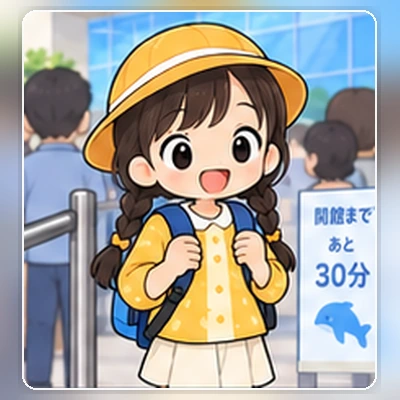
#> input picture img/akari_wait_start.webp, 400 x 400 px
$ python -i encode-portfolio-demo.py   (imports and definitions only)
#> lines starting #> are read from the running program, lines starting #| are printed output that depends on the picture
#> further down, picture is the input picture: PIL image 400x400 RGB; mean R, G, B 164.8, 164.5, 161.9
"""Encode five captured browser states into a short captioned portfolio demo."""
from __future__ import annotations

import argparse
import subprocess
from pathlib import Path

from PIL import Image, ImageDraw, ImageFont

W, H, FPS = 1280, 720, 10
FFMPEG = Path(r"C:\Users\user\AppData\Roaming\Python\Python314\site-packages\imageio_ffmpeg\binaries\ffmpeg-win-x86_64-v7.1.exe")
FONT = next((p for p in (Path(r"C:\Windows\Fonts\meiryo.ttc"), Path(r"C:\Windows\Fonts\YuGothM.ttc")) if p.exists()), None)
DURATIONS = [1.0, 1.6, 1.8, 2.0, 3.1]


def fit(image: Image.Image) -> Image.Image:
    image = image.convert("RGB")
    scale = max(W / image.width, H / image.height)
#> scale = 3.2
    image = image.resize((round(image.width * scale), round(image.height * scale)), Image.Resampling.LANCZOS)
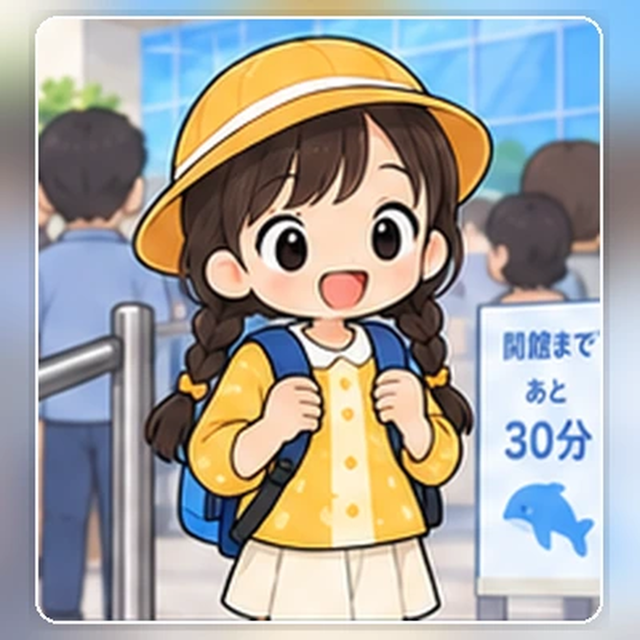
#> image: PIL image 1280x1280 RGB (shown at 1/2 size); mean R, G, B 164.7, 164.4, 161.8
    x, y = (image.width - W) // 2, (image.height - H) // 2
#> x = 0; y = 280
    return image.crop((x, y, x + W, y + H))
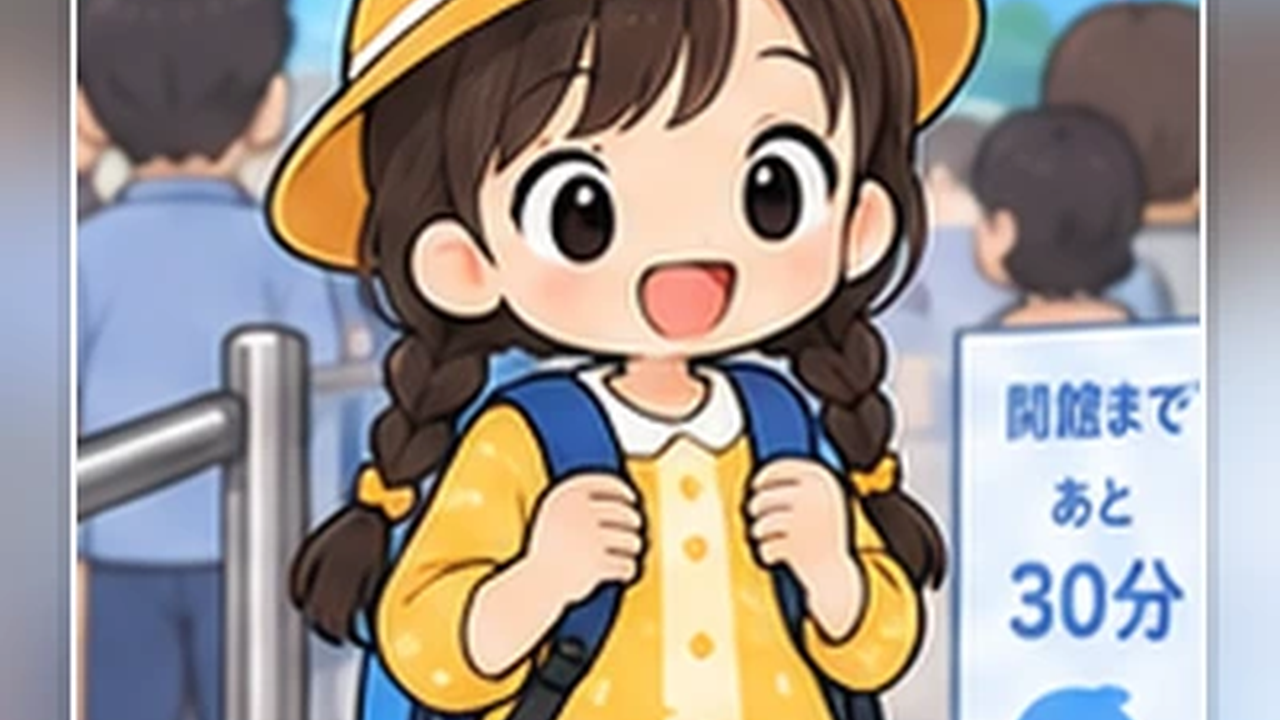
#> returned value: PIL image 1280x720 RGB; mean R, G, B 157.1, 148.6, 143.5


def frame(image: Image.Image, title: str, caption: str, zoom: float) -> Image.Image:
    base = fit(image)
    if zoom > 1:
        enlarged = base.resize((round(W * zoom), round(H * zoom)), Image.Resampling.LANCZOS)
        base = enlarged.crop(((enlarged.width - W) // 2, (enlarged.height - H) // 2,
                              (enlarged.width + W) // 2, (enlarged.height + H) // 2))
    draw = ImageDraw.Draw(base, "RGBA")
    draw.rectangle((0, H - 112, W, H), fill=(8, 20, 34, 210))
    font = ImageFont.truetype(str(FONT), 30) if FONT else ImageFont.load_default()
    small = ImageFont.truetype(str(FONT), 18) if FONT else ImageFont.load_default()
    draw.text((42, H - 92), caption, font=font, fill="white", stroke_width=1, stroke_fill=(0, 0, 0, 180))
    draw.text((42, H - 44), title, font=small, fill=(180, 222, 255))
    return base


def main() -> None:
    ap = argparse.ArgumentParser()
    ap.add_argument("--frames", type=Path, required=True)
    ap.add_argument("--output", type=Path, required=True)
    ap.add_argument("--poster", type=Path, required=True)
    ap.add_argument("--title", required=True)
    ap.add_argument("--captions", nargs=5, required=True)
    args = ap.parse_args()
    files = [args.frames / f"frame-{i:02d}.png" for i in range(5)]
    if not all(p.exists() for p in files):
        raise SystemExit(f"missing capture: {[str(p) for p in files if not p.exists()]}")
    rendered = [frame(Image.open(p), args.title, caption, 1.0 + i * 0.006)
                for i, (p, caption) in enumerate(zip(files, args.captions))]
    raw = b"".join(image.tobytes() * round(duration * FPS) for image, duration in zip(rendered, DURATIONS))
    args.output.parent.mkdir(parents=True, exist_ok=True)
    args.poster.parent.mkdir(parents=True, exist_ok=True)
    rendered[2].save(args.poster, "PNG", optimize=True)
    ffmpeg = [str(FFMPEG), "-y", "-f", "rawvideo", "-pix_fmt", "rgb24", "-s", f"{W}x{H}", "-r", str(FPS), "-i", "-",
              "-f", "lavfi", "-i", "anullsrc=channel_layout=stereo:sample_rate=44100", "-t", "9.5",
              "-c:v", "libx264", "-preset", "fast", "-crf", "23", "-pix_fmt", "yuv420p",
              "-c:a", "aac", "-b:a", "96k", "-shortest", "-movflags", "+faststart", str(args.output)]
    proc = subprocess.run(ffmpeg, input=raw, stdout=subprocess.DEVNULL, stderr=subprocess.PIPE)
    if proc.returncode:
        raise SystemExit(proc.stderr.decode(errors="replace")[-3000:])
    print(f"encoded {args.output}")


# [2 lines not run here, left out]

>>> from PIL import Image
>>> picture = Image.open('../img/akari_wait_start.webp')
>>> result = fit(picture)

$ run again, on img/haruto_brush_end.webp
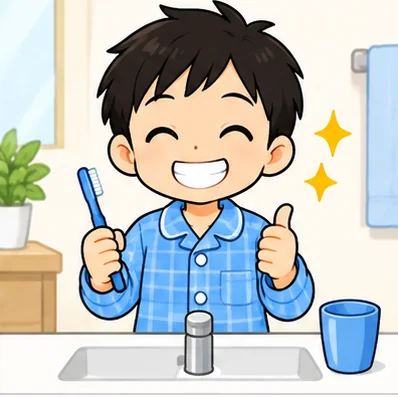
#> input picture img/haruto_brush_end.webp, 398 x 398 px
#> picture is the input picture: PIL image 398x398 RGB; mean R, G, B 193.6, 196.7, 193.8
#> in fit, `image = image.resize((round(image.width * scale), round(image.height *..`:
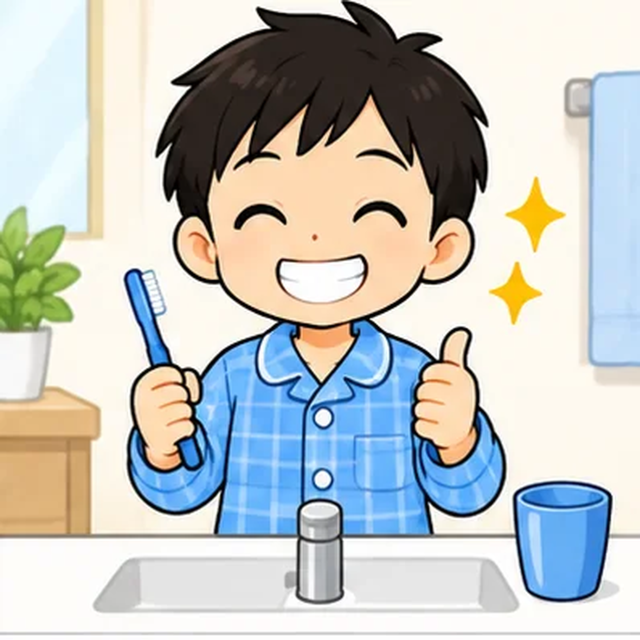
#> image: PIL image 1280x1280 RGB (shown at 1/2 size); mean R, G, B 193.6, 196.8, 193.9
#> in fit, `return image.crop((x, y, x + W, y + H))`:
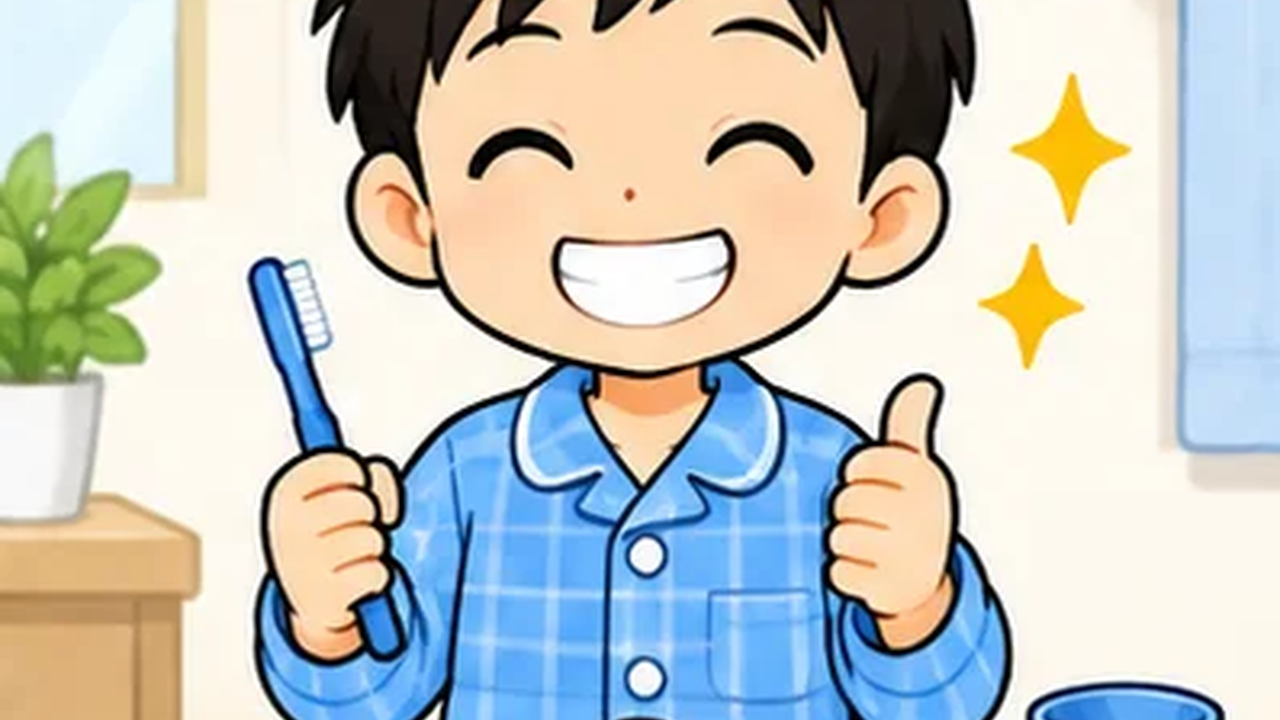
#> returned value: PIL image 1280x720 RGB; mean R, G, B 195.6, 198.9, 193.2

$ run again, on img/haruto_class_mid.webp
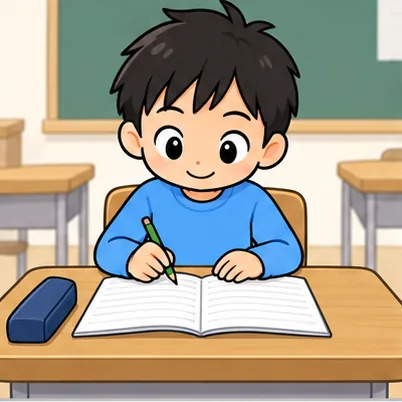
#> input picture img/haruto_class_mid.webp, 402 x 402 px
#> picture is the input picture: PIL image 402x402 RGB; mean R, G, B 164.4, 158.2, 142.7
#> in fit, `image = image.resize((round(image.width * scale), round(image.height *..`:
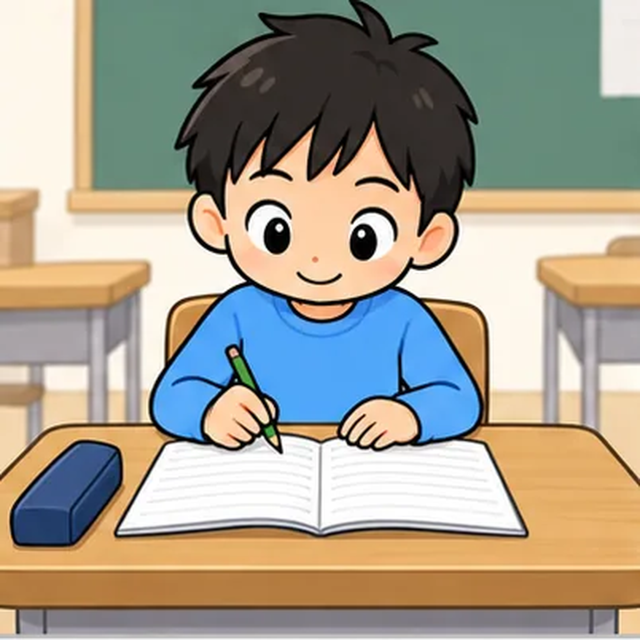
#> image: PIL image 1280x1280 RGB (shown at 1/2 size); mean R, G, B 164.4, 158.2, 142.7
#> in fit, `return image.crop((x, y, x + W, y + H))`:
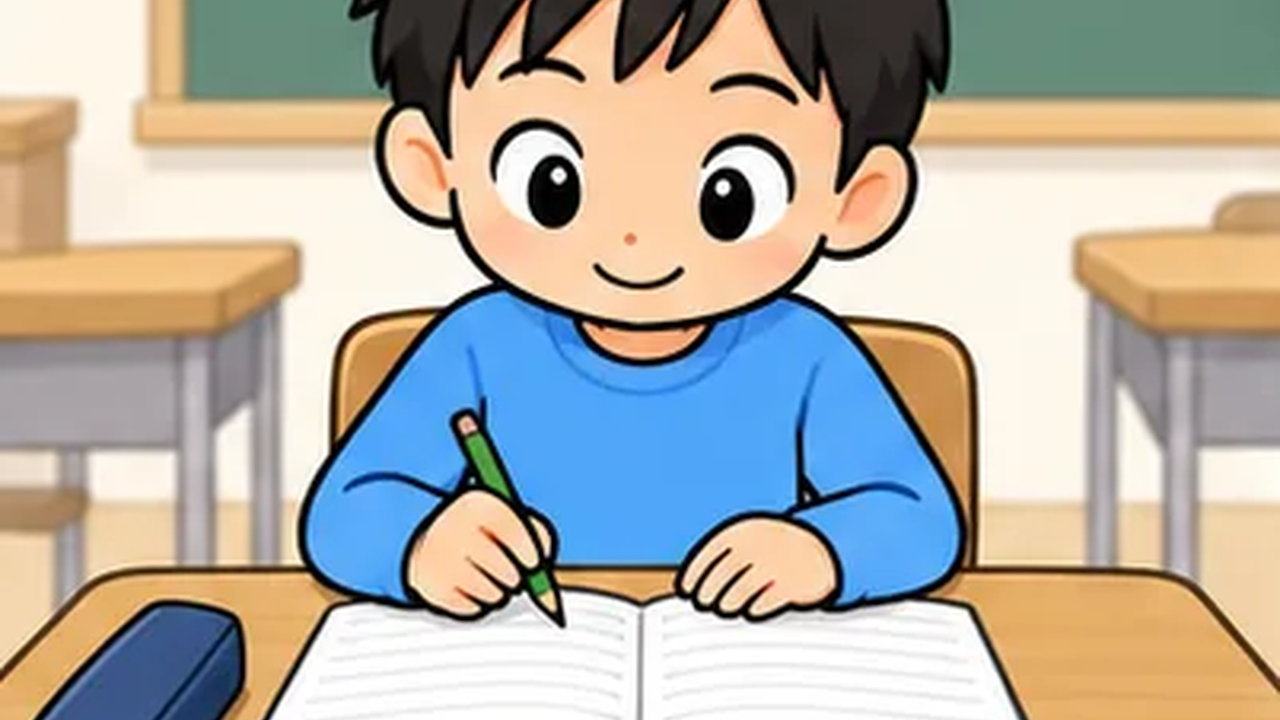
#> returned value: PIL image 1280x720 RGB; mean R, G, B 178.2, 173.8, 164.2

$ run again, on img/mio_school_return_end.webp
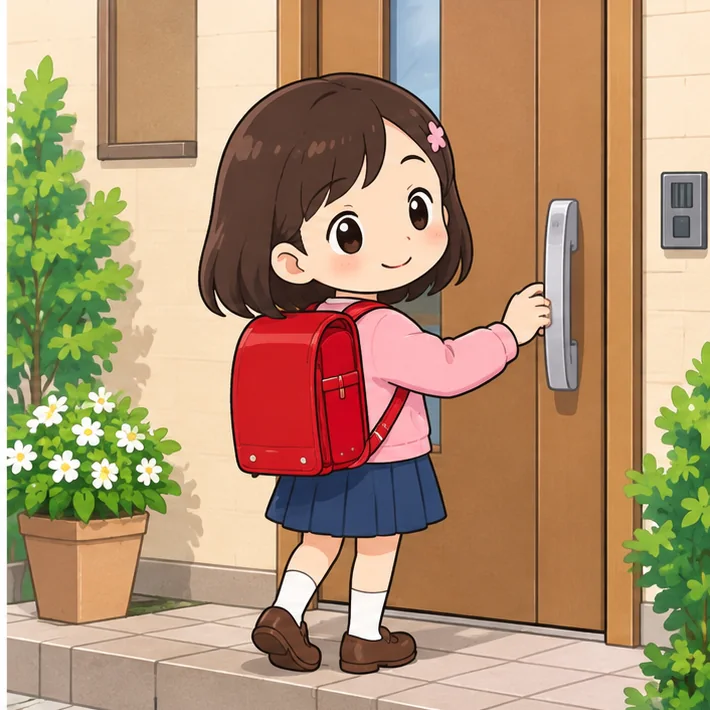
#> input picture img/mio_school_return_end.webp, 710 x 710 px
#> picture is the input picture: PIL image 710x710 RGB; mean R, G, B 175.6, 146.3, 113.6
#> in fit, `return image.crop((x, y, x + W, y + H))`:
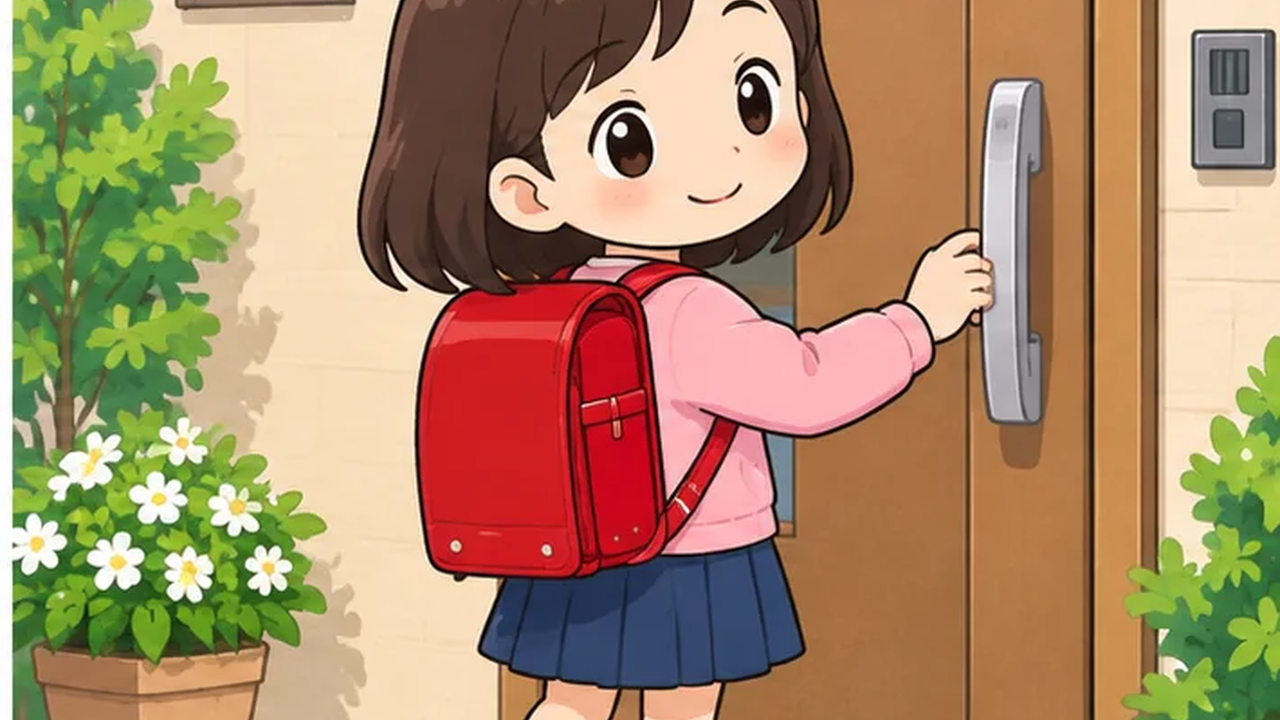
#> returned value: PIL image 1280x720 RGB; mean R, G, B 169.6, 139.3, 105.3
